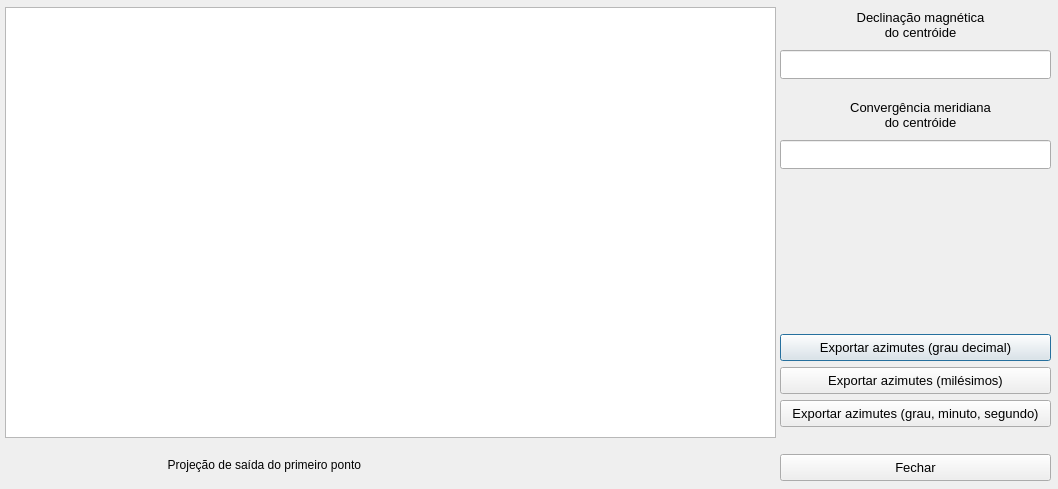
<?xml version="1.0" encoding="UTF-8"?>
<ui version="4.0">
 <class>windowForm</class>
 <widget class="QDialog" name="windowForm">
  <property name="geometry">
   <rect>
    <x>0</x>
    <y>0</y>
    <width>1058</width>
    <height>489</height>
   </rect>
  </property>
  <property name="sizePolicy">
   <sizepolicy hsizetype="Fixed" vsizetype="Fixed">
    <horstretch>0</horstretch>
    <verstretch>0</verstretch>
   </sizepolicy>
  </property>
  <property name="windowTitle">
   <string>Azimutes e Distâncias</string>
  </property>
  <widget class="QTableWidget" name="tableWidget">
   <property name="geometry">
    <rect>
     <x>5</x>
     <y>7</y>
     <width>771</width>
     <height>431</height>
    </rect>
   </property>
   <property name="font">
    <font>
     <pointsize>9</pointsize>
     <weight>50</weight>
     <bold>false</bold>
    </font>
   </property>
   <property name="styleSheet">
    <string notr="true">font: 9pt &quot;Cantarell&quot;;</string>
   </property>
   <property name="midLineWidth">
    <number>1</number>
   </property>
   <property name="editTriggers">
    <set>QAbstractItemView::NoEditTriggers</set>
   </property>
   <attribute name="horizontalHeaderCascadingSectionResizes">
    <bool>false</bool>
   </attribute>
  </widget>
  <widget class="QgsProjectionSelectionWidget" name="projectionCombo">
   <property name="geometry">
    <rect>
     <x>380</x>
     <y>450</y>
     <width>391</width>
     <height>32</height>
    </rect>
   </property>
   <property name="font">
    <font>
     <family>Cantarell</family>
     <pointsize>9</pointsize>
     <weight>9</weight>
     <italic>false</italic>
     <bold>false</bold>
    </font>
   </property>
   <property name="styleSheet">
    <string notr="true">font: 75 9pt &quot;Cantarell&quot;;</string>
   </property>
  </widget>
  <widget class="QLabel" name="label">
   <property name="geometry">
    <rect>
     <x>785</x>
     <y>8</y>
     <width>271</width>
     <height>34</height>
    </rect>
   </property>
   <property name="font">
    <font>
     <pointsize>10</pointsize>
    </font>
   </property>
   <property name="text">
    <string>&lt;html&gt;&lt;head/&gt;&lt;body&gt;&lt;p align=&quot;center&quot;&gt;Declinação magnética&lt;br/&gt;do centróide&lt;/p&gt;&lt;/body&gt;&lt;/html&gt;</string>
   </property>
   <property name="textFormat">
    <enum>Qt::RichText</enum>
   </property>
  </widget>
  <widget class="QPushButton" name="exportarDDButton">
   <property name="geometry">
    <rect>
     <x>780</x>
     <y>334</y>
     <width>271</width>
     <height>27</height>
    </rect>
   </property>
   <property name="font">
    <font>
     <pointsize>10</pointsize>
     <weight>50</weight>
     <bold>false</bold>
    </font>
   </property>
   <property name="text">
    <string>Exportar azimutes (grau decimal)</string>
   </property>
  </widget>
  <widget class="QLineEdit" name="declinacaoEdit">
   <property name="geometry">
    <rect>
     <x>780</x>
     <y>50</y>
     <width>271</width>
     <height>29</height>
    </rect>
   </property>
   <property name="sizePolicy">
    <sizepolicy hsizetype="Preferred" vsizetype="Fixed">
     <horstretch>0</horstretch>
     <verstretch>0</verstretch>
    </sizepolicy>
   </property>
   <property name="font">
    <font>
     <pointsize>10</pointsize>
    </font>
   </property>
   <property name="alignment">
    <set>Qt::AlignCenter</set>
   </property>
   <property name="readOnly">
    <bool>true</bool>
   </property>
  </widget>
  <widget class="QPushButton" name="exportarMilesimosButton">
   <property name="geometry">
    <rect>
     <x>780</x>
     <y>367</y>
     <width>271</width>
     <height>27</height>
    </rect>
   </property>
   <property name="font">
    <font>
     <pointsize>10</pointsize>
    </font>
   </property>
   <property name="text">
    <string>Exportar azimutes (milésimos)</string>
   </property>
  </widget>
  <widget class="QPushButton" name="exportarDMSButton">
   <property name="geometry">
    <rect>
     <x>780</x>
     <y>400</y>
     <width>271</width>
     <height>27</height>
    </rect>
   </property>
   <property name="font">
    <font>
     <pointsize>10</pointsize>
    </font>
   </property>
   <property name="text">
    <string>Exportar azimutes (grau, minuto, segundo)</string>
   </property>
  </widget>
  <widget class="QPushButton" name="closeButton">
   <property name="geometry">
    <rect>
     <x>780</x>
     <y>454</y>
     <width>271</width>
     <height>27</height>
    </rect>
   </property>
   <property name="font">
    <font>
     <pointsize>10</pointsize>
    </font>
   </property>
   <property name="text">
    <string>Fechar</string>
   </property>
  </widget>
  <widget class="QLabel" name="label_2">
   <property name="geometry">
    <rect>
     <x>10</x>
     <y>455</y>
     <width>351</width>
     <height>20</height>
    </rect>
   </property>
   <property name="text">
    <string>Projeção de saída do primeiro ponto</string>
   </property>
   <property name="alignment">
    <set>Qt::AlignRight|Qt::AlignTrailing|Qt::AlignVCenter</set>
   </property>
  </widget>
  <widget class="QLabel" name="label_3">
   <property name="geometry">
    <rect>
     <x>785</x>
     <y>98</y>
     <width>271</width>
     <height>34</height>
    </rect>
   </property>
   <property name="font">
    <font>
     <pointsize>10</pointsize>
    </font>
   </property>
   <property name="text">
    <string>&lt;html&gt;&lt;head/&gt;&lt;body&gt;&lt;p align=&quot;center&quot;&gt;Convergência meridiana&lt;br/&gt;do centróide&lt;/p&gt;&lt;/body&gt;&lt;/html&gt;</string>
   </property>
   <property name="textFormat">
    <enum>Qt::RichText</enum>
   </property>
  </widget>
  <widget class="QLineEdit" name="convergenciaEdit">
   <property name="geometry">
    <rect>
     <x>780</x>
     <y>140</y>
     <width>271</width>
     <height>29</height>
    </rect>
   </property>
   <property name="sizePolicy">
    <sizepolicy hsizetype="Preferred" vsizetype="Fixed">
     <horstretch>0</horstretch>
     <verstretch>0</verstretch>
    </sizepolicy>
   </property>
   <property name="font">
    <font>
     <pointsize>10</pointsize>
    </font>
   </property>
   <property name="alignment">
    <set>Qt::AlignCenter</set>
   </property>
   <property name="readOnly">
    <bool>true</bool>
   </property>
  </widget>
 </widget>
 <customwidgets>
  <customwidget>
   <class>QgsProjectionSelectionWidget</class>
   <extends>QWidget</extends>
   <header>qgsprojectionselectionwidget.h</header>
  </customwidget>
 </customwidgets>
 <resources/>
 <connections>
  <connection>
   <sender>closeButton</sender>
   <signal>clicked()</signal>
   <receiver>windowForm</receiver>
   <slot>close()</slot>
   <hints>
    <hint type="sourcelabel">
     <x>519</x>
     <y>423</y>
    </hint>
    <hint type="destinationlabel">
     <x>296</x>
     <y>226</y>
    </hint>
   </hints>
  </connection>
 </connections>
</ui>
